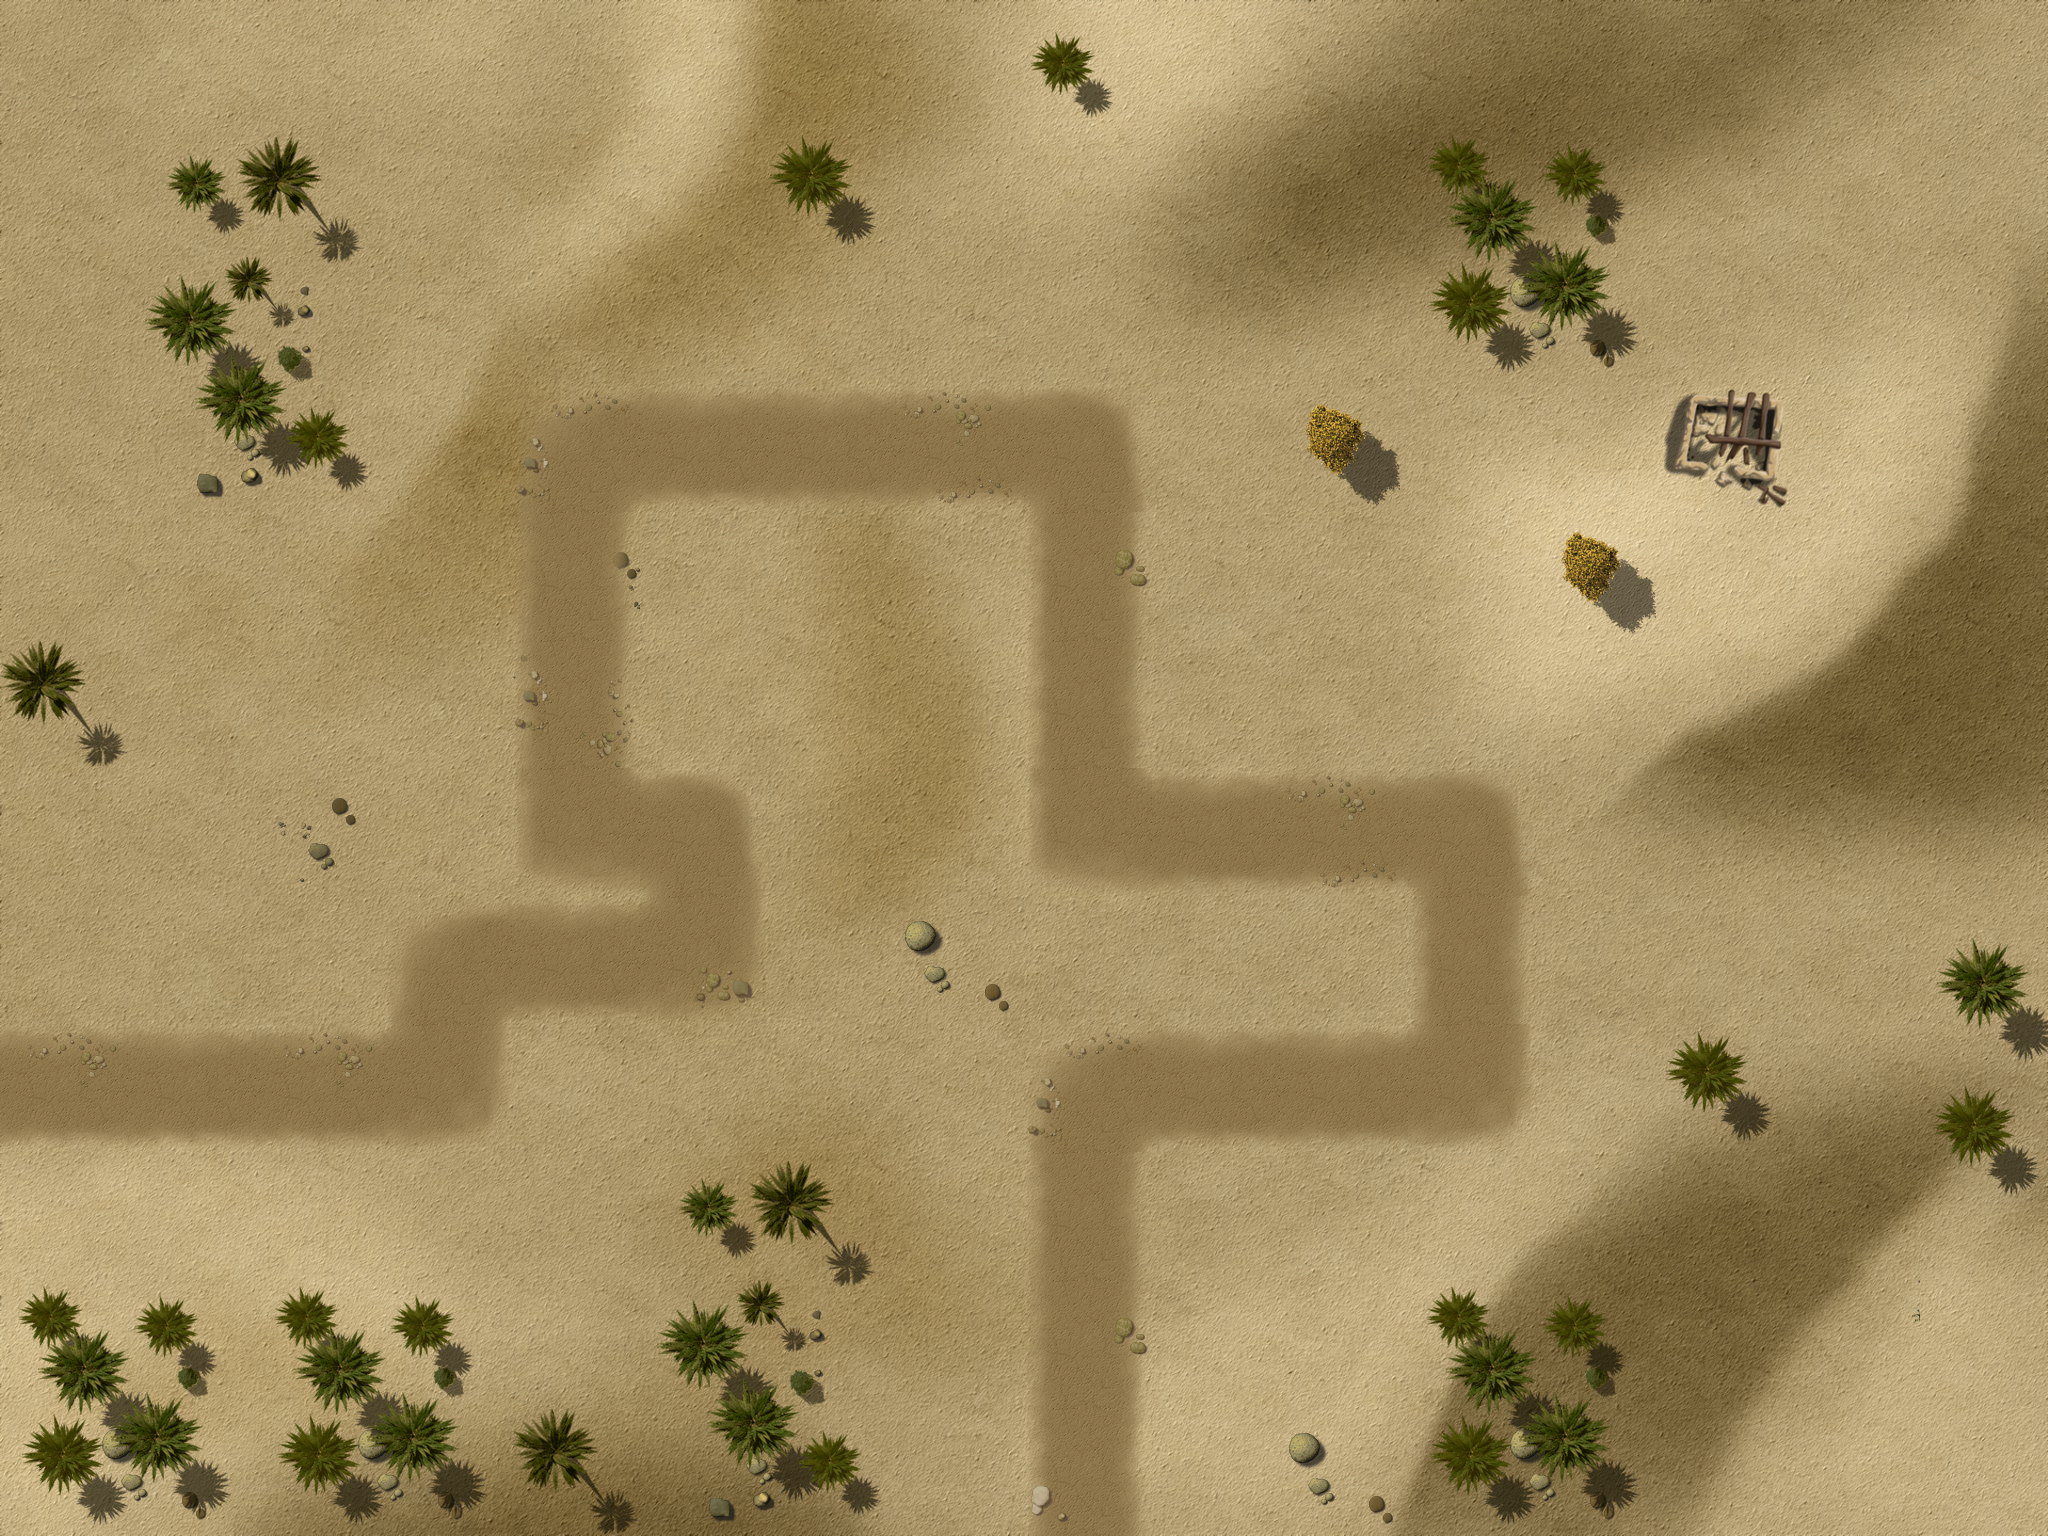

A level layout from a 2D game, rendered from its tile map. Below: a short description, then the map file with tile-grid data replaced by summaries:
An orthogonal 16x12 tile map with 128x128 px tiles, 4 tile layers (Ground, Objects1, Objects2, Path), 3 tilesets and 16 objects.

<map version="1.0" orientation="orthogonal" width="16" height="12" tilewidth="128" tileheight="128">
 <properties>
  <property name="wave01" value="1,1,1,1,4,1,1,1,1,4,10,10,10,1,10,10,10,1,1,1,1,1,1,10,10,10,10,1" />
  <property name="wave02" value="1,1,1,1,1,1,1,1,1,1,1,1,1,1,1,2,2,1,1,1,1,1,1" />
  <property name="wave03" value="10,4,4,1,1,5,5,10,10,10,10,2,10,10,2,10,10,10,10,2,10,10,10,10,10,10,10" />
  <property name="wave04" value="1,2,1,1,1,2,11,11,11,10,10,10,6,1,1,1,1,1,1,1,10,10,10,2,10,10,1,1,2,2,1,1,10,10,10,10,10,2,2,1,1" />
  <property name="wave05" value="4,10,10,10,10,1,1,1,4,4,1,10,10,10,10,10,10,10,6,1,1,1,1,1,4,1,1,4,1,1" />
  <property name="wave06" value="1,1,1,4,1,1,4,1,1,4,1,1,1,4,6,1,1,1,2,3,1,1,1,2,4,1,1,1,4,1,1,4,1,1,1,4" />
  <property name="wave07" value="1,1,1,2,4,4,1,8,1,1,1,5,5,5,7,7,9,9,9,8,1,1,1,1,1,4,1,2,1,2,1,1,4,4,1,1,2" />
  <property name="wave08" value="10,10,10,10,10,2,10,1,1,4,2,4,1,10,10,10,10,10,10,10,4,4,10,10,4,4,4,1,1,1,1,10,10,10,10,10,10,4,2,1,1,1" />
  <property name="wave09" value="1,1,10,10,10,10,10,10,2,10,10,1,1,4,2,4,1,1,1,1,6,1,1,6,1,4,2,10,10,10,10" />
  <property name="wave10" value="10,10,10,5,6,5,5,5,3,5,7,5,5,5,6,10,10,10,10,10,10,5,5,5,7,2,10,10,10,5,10,10,10,10,10,5,10,10,10,10,10,10,5,10,10,5,10,10,10,10,5,10,10,10,10,7,10,10,7,100,10,2" />
  <property name="wave11" value="10,10,10,10,10,6,4,4,5,5,5,6,10,3,10,10,10,10,10,10,10,10,10,10,10,10,10,10,10,10,10,10,10,7,10,5,5,5,5,3" />
  <property name="wave12" value="1,5,5,5,3,6,5,5,5,9,9,9,5,5,5,7,2,10,5,5,5,5,5,5,5,5,5,5,5,4,4,4,7,2,5,5,5,5,7,3,5,5,1" />
  <property name="wave13" value="5,5,5,5,5,5,10,10,10,6,5,5,4,4,5,5,5,10,10,10,10,10,5,10,10,10,3,5,5,5,10,10,10,10,5,5,5,5,5,10,10,10,10,5,7,1" />
  <property name="wave14" value="6,4,4,5,5,5,5,5,5,5,7,5,5,3,5,10,10,10,10,10,7,5,5,10,10,10,10,5,5,10,10,10,10,10,10,10,10,10,10,10,10,10,10,10,10,10,10,10,10,10,10,10,10,10,10,10,10,10,10,10,10,10,10" />
  <property name="wave15" value="10,10,10,10,5,10,5,10,5,10,10,5,5,5,7,7,7,6,5,5,5,8,5,5,5,9,9,9,10,5,5,5,5,10,10,10,10,5,5,5,10" />
  <property name="wave16" value="1,4,4,5,5,3,5,4,4,4,5,5,4,5,5,5,7,2,5,3,3,5,7,3,5,5,5,4,5,4,5,4,4,5,4,5,7,5,5,5,5,5,5,5,1" />
  <property name="wave17" value="2,3,4,5,5,5,5,3,5,5,3,5,10,10,10,10,5,7,5,5,11,11,9,9,9,7,2,4,4,5,5,7,5,5,4,7,4,5,5,5,5,5,3" />
  <property name="wave18" value="1,5,5,5,5,5,5,5,6,5,6,4,5,5,5,5,7,2,5,7,5,4,5,7,5,5,5,5,5,5,5,5,5,5,5,1" />
  <property name="wave19" value="10,10,10,10,5,5,5,5,5,5,3,5,5,6,8,5,5,5,5,11,11,11,10,10,10,10,7,7,8,5,5,3,5,5,5,5,7,4,4,4,4,5,5,5,5,8" />
  <property name="wave20" value="1,4,5,5,5,3,5,5,5,5,4,5,5,5,11,11,11,10,10,5,5,3,5,3,5,4,5,4,4,5,4,5,7,5,5,5,5,5,5,5,101" />
  <property name="wave21" value="6,5,5,5,5,3,3,5,5,5,5,5,6,5,5,5,5,5,4,6,5,5,5,4,5,5,5,5,5,5,5,5,5,5,5,2" />
  <property name="wave22" value="7,7,3,7,7,5,5,5,5,3,10,10,10,10,10,5,7,2,7,5,5,3,5,5,10,10,10,10,10,10,10,10,6,5,5,5,5,81,5,5,7,5,5,7,7,7,5,7,5,5,5,5,4" />
  <property name="wave23" value="10,10,6,5,5,6,5,5,5,10,10,6,9,9,9,5,5,9,10,10,10,10,10,10,5,5,5,7,2,4,4,4,10,10,10,10,4,10,7,5,5,10,10,10,10,4,4,7,10,5,5,5,1" />
  <property name="wave24" value="1,5,5,5,5,5,5,5,5,7,5,5,9,11,11,11,9,6,5,5,5,4,4,5,4,5,3,3,5,5,5,5,5,5,5,5,5,5,5,5,1" />
  <property name="wave25" value="8,5,5,4,6,10,10,10,4,10,10,5,5,4,7,10,10,10,10,7,6,5,5,5,5,5,5,5,5,5,5,5,10,10,10,10,5,5,5,5,5,5,5,4,7,5,102" />
  <property name="wave17" value="2,3,4,5,5,5,5,3,5,5,3,5,10,10,10,10,5,7,5,5,11,11,9,9,9,7,2,4,4,5,5,7,5,5,4,7,4,5,5,5,5,5,3" />
  <property name="wave18" value="1,5,5,5,5,5,5,5,6,5,6,4,5,5,5,5,7,2,5,7,5,4,5,7,5,5,5,5,5,5,5,5,5,5,5,1" />
  <property name="wave19" value="10,10,10,10,5,5,5,5,5,5,3,5,5,6,8,5,5,5,5,11,11,11,10,10,10,10,7,7,8,5,5,3,5,5,5,5,7,4,4,4,4,5,5,5,5,8" />
  <property name="wave20" value="1,4,5,5,5,3,5,5,5,5,4,5,5,5,11,11,11,10,10,5,5,3,5,3,5,4,5,4,4,5,4,5,7,5,5,5,5,5,5,5,101" />
  <property name="wave21" value="6,5,5,5,5,3,3,5,5,5,5,5,6,5,5,5,5,5,4,6,5,5,5,4,5,5,5,5,5,5,5,5,5,5,5,2" />
  <property name="wave22" value="7,7,3,7,7,5,5,5,5,3,10,10,10,10,10,5,7,2,7,5,5,3,5,5,10,10,10,10,10,10,10,10,6,5,5,5,5,81,5,5,7,5,5,7,7,7,5,7,5,5,5,5,4" />
  <property name="wave23" value="10,10,6,5,5,6,5,5,5,10,10,6,9,9,9,5,5,9,10,10,10,10,10,10,5,5,5,7,2,4,4,4,10,10,10,10,4,10,7,5,5,10,10,10,10,4,4,7,10,5,5,5,1" />
  <property name="wave24" value="1,5,5,5,5,5,5,5,5,7,5,5,9,11,11,11,9,6,5,5,5,4,4,5,4,5,3,3,5,5,5,5,5,5,5,5,5,5,5,5,1" />
  <property name="wave25" value="8,5,5,4,6,10,10,10,4,10,10,5,5,4,7,10,10,10,10,7,6,5,5,5,5,5,5,5,5,5,5,5,10,10,10,10,5,5,5,5,5,5,5,4,7,5,7" />
  <property name="wave26" value="10,10,10,5,10,10,10,5,10,10,10,8,10,5,10,10,10,10,8,10,5,10,10,5,10,10,10,10,5,10,10,10,10,7,10,10,7,10,10,2" />
  <property name="wave27" value="10,10,10,10,10,10,3,10,10,10,10,10,10,10,10,10,10,10,10,10,10,10,10,10,10,10,7,10,5,5,5,5,103" />
  <property name="wave28" value="5,6,5,5,5,6,5,5,5,5,5,5,6,5,5,5,5,5,8,8,5,5,6,10,10,10,10,11,11,11,6,10,10,10,10,3" />
  <property name="wave29" value="11,11,11,9,9,11,11,8,11,11,6,5,5,6,5,5,9,9,9,6,8,5,5,5,5,5,4,4,4,7,3" />
  <property name="wave30" value="102,10,10,10,9,9,9,10,10,10,8,10,10,10,10,8,10,7,10,3,103,10,10,8,8,10,10,3,8,10,10,10,9,9,10,10,9,9,103" />
 </properties>
 <tileset firstgid="1" name="ground" tilewidth="128" tileheight="128">
  <image source="tilesWorld1.png" width="2048" height="2048" />
 </tileset>
 <tileset firstgid="257" name="ground2" tilewidth="2048" tileheight="1536">
  <image source="ground2.jpg" width="2048" height="1536" />
 </tileset>
 <tileset firstgid="258" name="path" tilewidth="128" tileheight="128">
  <image source="path02.png" width="512" height="512" />
 </tileset>
 <layer name="Ground" width="16" height="12">
  <data>[192 cells, 1 non-empty, 1 distinct tile ids]</data>
 </layer>
 <layer name="Objects1" width="16" height="12">
  <data>[192 cells, 0 non-empty, 0 distinct tile ids]</data>
 </layer>
 <layer name="Objects2" width="16" height="12">
  <data>[192 cells, 45 non-empty, 23 distinct tile ids]</data>
 </layer>
 <objectgroup name="Objects3" width="16" height="12">
  <object gid="69" x="446" y="414" />
  <object gid="71" x="1794" y="890" />
 </objectgroup>
 <layer name="Path" width="16" height="12">
  <data>[192 cells, 30 non-empty, 13 distinct tile ids]</data>
 </layer>
 <objectgroup name="Locked" width="16" height="12">
  <object x="2432" y="256" />
  <object x="0" y="256" width="128" height="1024" />
  <object x="1920" y="256" width="128" height="1024" />
  <object x="0" y="1280" width="2048" height="256" />
  <object x="0" y="0" width="2048" height="256" />
  <object x="640" y="1152" width="256" height="128" />
  <object x="1408" y="256" width="256" height="128" />
  <object x="128" y="256" width="256" height="256" />
  <object x="1664" y="1024" width="128" height="128" />
  <object x="1664" y="384" width="128" height="128" />
  <object x="1536" y="512" width="128" height="128" />
  <object x="1280" y="384" width="128" height="128" />
  <object x="1792" y="768" width="128" height="128" />
 </objectgroup>
 <objectgroup name="Waypoints" width="16" height="12">
  <object x="0" y="512">
   <polyline points="-178,574 445,565 445,450 695,446 696,316 578,316 579,-61 1087,-60 1092,317 1472,316 1471,569 1086,578 1098,1240" />
  </object>
 </objectgroup>
</map>
